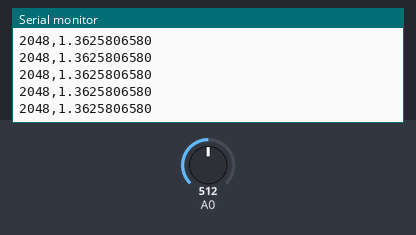
Bench run of a sketch on a simulated Arduino Zero (SAMD21). On the bench: the last lines printed to the serial monitor. Inputs (shaded band) come from the test bench; at power-on: A0 = 512 (analog values on the 0–1023 scale).

Above: at 1.2 s.
1.3 s: A0 set to 716
At 1.32 s:
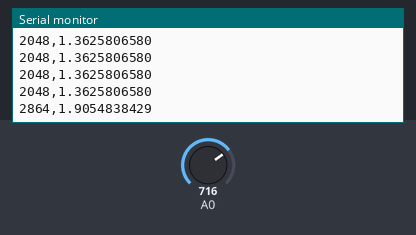
2.8 s: A0 set to 900
At 2.83 s:
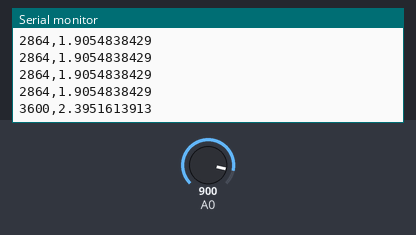
Timing chart, 0 to 5.8 s (numbered marks = the images above; inputs shaded):
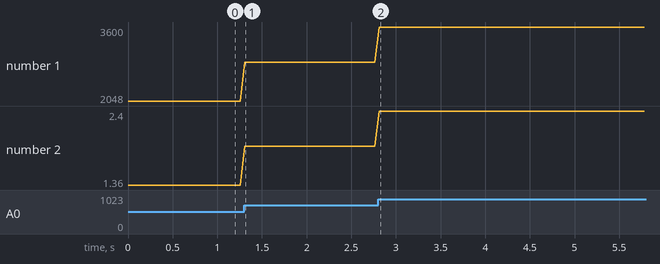

The sketch:

Medicion_Nidos.ino
```cpp
void setup() {
  // put your setup code here, to run once:
  pinMode(A0,INPUT);
  SerialUSB.begin(9600);
  analogReadResolution(12);
}

void loop() {
  // put your main code here, to run repeatedly:
  int val = analogRead(A0);
  float volt = float(val)/4960 * 3.3;
  SerialUSB.print(val);
  SerialUSB.print(",");
  SerialUSB.println(volt,10);
  delay(50);


}
```

Measured:
- after the input at 1.3 s, the serial monitor: prints a new line at once (image 1)
- after the input at 2.8 s, the serial monitor: prints a new line at once (image 2)
- plotted number 1: 2048 → 2864 after the input at 1.3 s, 2864 → 3600 after the input at 2.8 s
- plotted number 2: 1.36 → 1.91 after the input at 1.3 s, 1.91 → 2.4 after the input at 2.8 s
